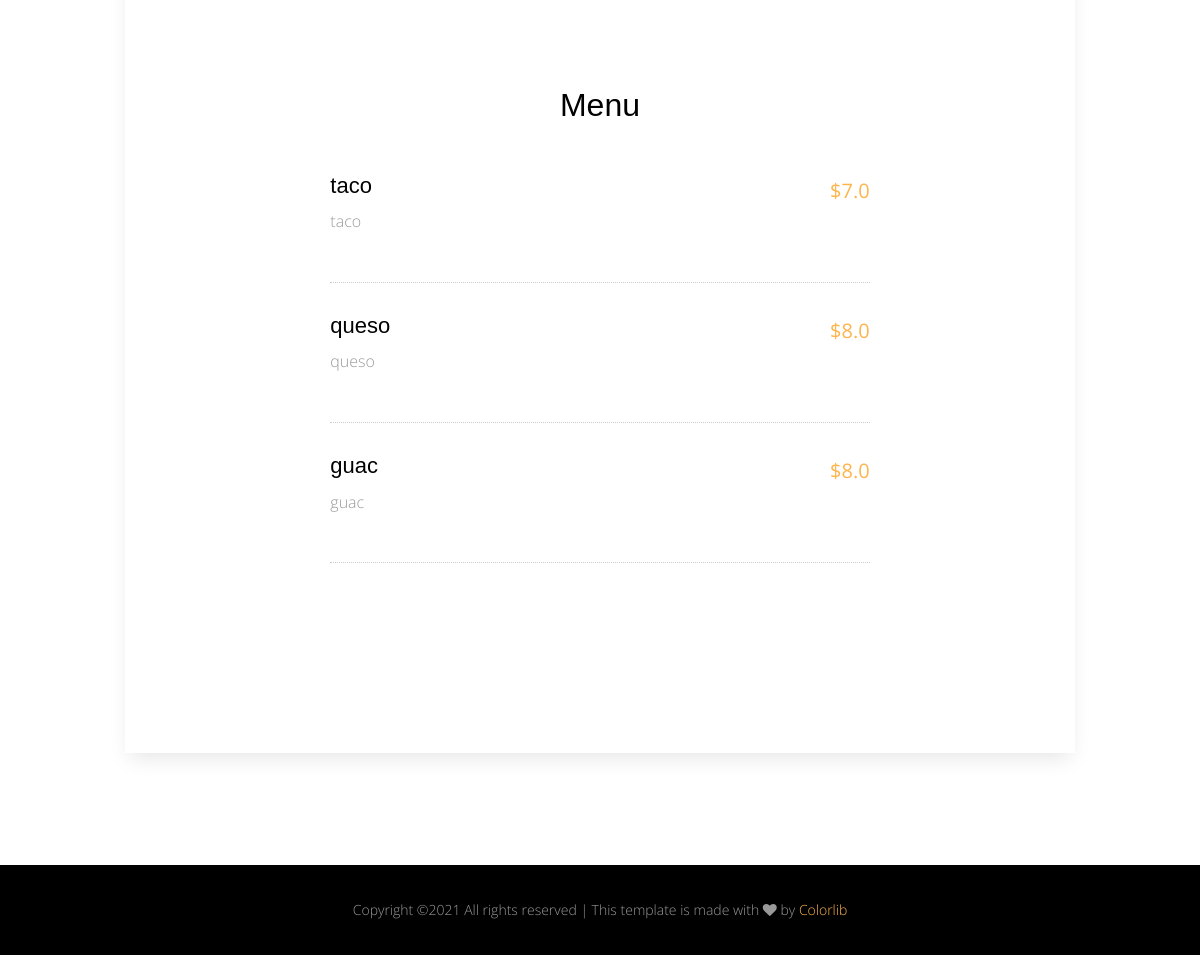
Before: /website/restaurant/9/ (lower part) with the older database file.
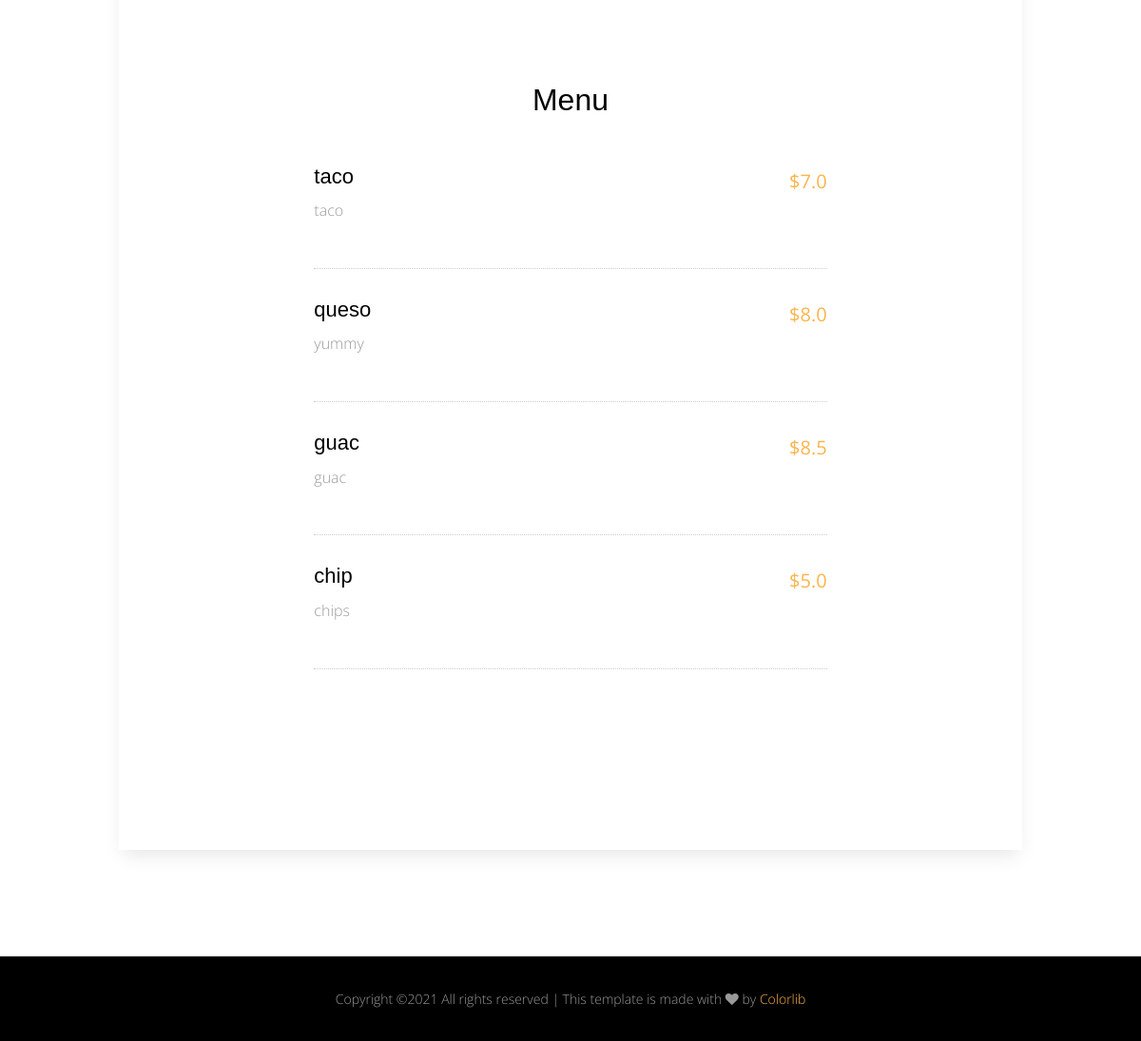
After: the same page with the newer database file.
### website/models.py (models this page shows, shortened)
class MenuItem(models.Model):
    restaurant = models.ForeignKey(Restaurant, on_delete=models.CASCADE)
    menu_item_name = models.CharField(max_length=200)
    menu_item_description = models.CharField(max_length=200)
    menu_item_price = models.FloatField(default=0)

### website/views.py (the view)
# urls.py: path('restaurant/<int:restaurant_id>/', views.restaurant, name='restaurant'),
def restaurant(request, restaurant_id):
    restaurant = get_object_or_404(Restaurant, pk=restaurant_id)
    menu_list = MenuItem.objects.filter(restaurant__pk = restaurant_id)
    context = {'restaurant' : restaurant, 'menu_list' : menu_list, 'restaurant_id' : restaurant_id}
    return render(request, 'website/restaurant-business-side.html', context)

### website/templates/website/restaurant-business-side.html (shortened to what this page needs)
{% extends 'base_restaurant.html' %}
{% load static %}
{% block body %}
      <div class="main-wrap">
        <div class="section" data-aos="fade-up">
          <div class="container">
            <div class="row justify-content-center">
              <div class="col-md-10 p-5 form-wrap">
<div class="section">
  <div class="container">
    <div class="row justify-content-center">
      <div class="col-md-8" data-aos="fade-up">
        <h2 class="mb-5 text-center">Menu</h2>
        {% if menu_list %}
          {% for menu_item in menu_list %}
            <div class="d-block d-md-flex menu-food-item">
              <div class="text order-1 mb-3">
                <h3><a href="/website/restaurant/edit_menu_item/{{ menu_item.id }}">{{ menu_item.menu_item_name}}</a></h3>
                <p>{{ menu_item.menu_item_description}}</p>
              </div>
              <div class="price order-2">
                <strong>${{ menu_item.menu_item_price }}</strong>
              </div>
            </div>
          {% endfor %}
        {% else %}
          <p>No menu items are available.</p>
      {% endif %}
      </div>
    </div>
  </div>
</div>
 </div>
            </div>
          </div>
        </div>
              </div>
            </div>
{% endblock body %}

Changed rows visible on the page:
changed MenuItem "queso": menu_item_description "queso" → "yummy"
changed MenuItem "guac": menu_item_price "8.0" → "8.5"
added MenuItem: menu_item_name "chip", menu_item_description "chips", menu_item_price "5.0"
